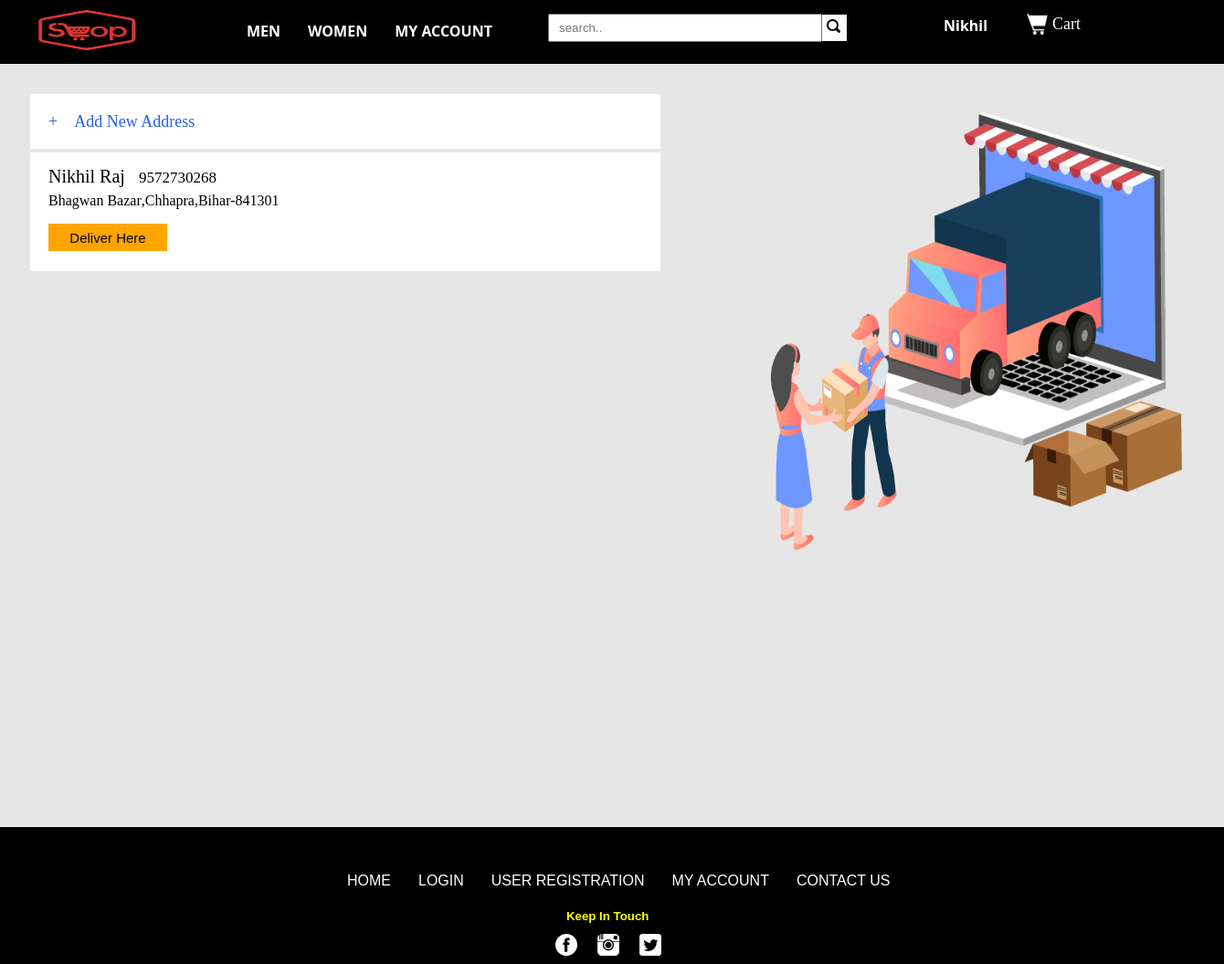
Page /source/select_address.php (signed in) on the committed database.
### tables this page shows
CREATE TABLE `address` (
  `address_id` int(6) NOT NULL,
  `user_name` varchar(30) NOT NULL,
  `user_mobile_no` bigint(10) NOT NULL,
  `user_address` varchar(200) NOT NULL,
  `user_city` varchar(100) NOT NULL,
  `user_state` varchar(50) NOT NULL,
  `user_pincode` int(7) NOT NULL,
  `landmark` varchar(100) DEFAULT NULL,
  `user_id` varchar(50) NOT NULL
);

### source/select_address.php (the view, shortened to what this page needs)
<?php
    if(isset($_SESSION['user_id']))
    {
        $session2=$_SESSION['user_id'];
    }
    $con=new mysqli("localhost","root","","iwp_project");
    $sql="select * from address where user_id='$session2'";
    $ima=mysqli_query($con,$sql);
    $size="";
    $price="";
    $rem="";
    $pid="";
?>
<body style="background-color:#e6e6e6;background-repeat:no-repeat;background-attachment:fixed;">
    <?php include("header.php");?>
      <table>
              <tr>
                <td>
                    <div id="mydiv1" style="width:100%;height:800px;">
                        <div style="background-color:white;width:650px;height:40px;margin-left:30px;margin-top:100px;padding:10px 20px;"> <a href="address.php?data=<?php echo $pid ?>&rem=<?php echo $rem ?>&price=<?php echo $price ?>&size=<?php echo $size ?>" style="text-decoration:none;"><p style="font-size:18px;margin-top:10px;color:#2B60DE;">+ &nbsp;&nbsp;&nbsp;Add New Address</p></a></div>
                    <?php
                        if(mysqli_num_rows($ima)>0)
                        {
                            echo "<div style='margin-top:4px;'>";
                            while($row=mysqli_fetch_assoc($ima))
                            {
                                echo "
                                    <div style='background-color:white;width:650px;height:110px;margin-left:30px;margin-top:0px;padding:10px 20px;margin-bottom:4px;'>
                                    <form  >
                                        <div style='display:inline-flex;margin-top:-15px;'>
                                        <p style='font-size:20px;'>".ucwords($row['user_name'])."&nbsp;&nbsp;&nbsp;</p><p style='font-size:17px;margin-top:23px;'>".$row['user_mobile_no']."</p>
                                        </div>
                                        <br>
                                        <div style='display:inline-flex;margin-top:-30px;'>
                                        <p >".ucwords($row['user_address'])."</p>
                                        <p >,".ucwords($row['user_city'])."</p>
                                        <p>,".ucwords($row['user_state'])."-</p>
                                        <p >".ucwords($row['user_pincode'])."</p>
                                        </div>
                                        <br>
                                       <a href='checkout.php?size=$size&price=$price&rem=$rem&pid=$pid&address=".$row['address_id']."' style='text-decoration:none;'> <input type='button' value='Deliver Here' style='background-color:orange;border:none;margin-left:0px;width:130px;height:30px;padding:0px;font-size:15px;'></a>
                                    </form>
                                    </div>
                                ";
                            }
                            echo "</div>";
                        }
                    ?>
                    </div>
                </td>
                <td>
                <img src='logo/delivery.png' style='width:650px;height:550px;margin-top:-200px;margin-left:-50px;position:'>
                </td>
      </table>
    <?php include("footer.php");?>
</body>

### source/slideshow.css (style rules this page uses)
img { vertical-align: left; }

### source/header.css (style rules this page uses)
body { margin:0px; padding:0px; }

### rows in the picture
address: user_name "Nikhil Raj", user_mobile_no "9572730268", user_address "Bhagwan Bazar", user_city "Chhapra", user_state "Bihar", user_pincode "841301"
